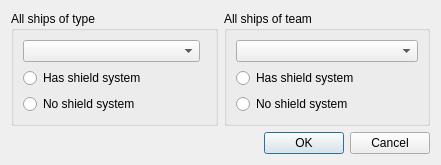
<?xml version="1.0" encoding="UTF-8"?>
<ui version="4.0">
 <class>fso::fred::dialogs::ShieldSystemDialog</class>
 <widget class="QDialog" name="fso::fred::dialogs::ShieldSystemDialog">
  <property name="windowModality">
   <enum>Qt::WindowModal</enum>
  </property>
  <property name="geometry">
   <rect>
    <x>0</x>
    <y>0</y>
    <width>441</width>
    <height>150</height>
   </rect>
  </property>
  <property name="minimumSize">
   <size>
    <width>0</width>
    <height>0</height>
   </size>
  </property>
  <property name="maximumSize">
   <size>
    <width>16777215</width>
    <height>16777215</height>
   </size>
  </property>
  <property name="windowTitle">
   <string>Shield System Editor</string>
  </property>
  <layout class="QVBoxLayout" name="verticalLayout_3">
   <item>
    <layout class="QHBoxLayout" name="horizontalLayout">
     <item>
      <widget class="QGroupBox" name="shipTypeGroupBox">
       <property name="title">
        <string>All ships of type</string>
       </property>
       <layout class="QVBoxLayout" name="verticalLayout">
        <property name="rightMargin">
         <number>15</number>
        </property>
        <property name="bottomMargin">
         <number>9</number>
        </property>
        <item>
         <widget class="QComboBox" name="shipTypeCombo"/>
        </item>
        <item>
         <widget class="QRadioButton" name="typeHasShieldRadio">
          <property name="text">
           <string>Has shield system</string>
          </property>
          <attribute name="buttonGroup">
           <string notr="true">typeShieldOptionsButtonGroup</string>
          </attribute>
         </widget>
        </item>
        <item>
         <widget class="QRadioButton" name="typeNoShieldRadio">
          <property name="text">
           <string>No shield system</string>
          </property>
          <attribute name="buttonGroup">
           <string notr="true">typeShieldOptionsButtonGroup</string>
          </attribute>
         </widget>
        </item>
       </layout>
      </widget>
     </item>
     <item>
      <widget class="QGroupBox" name="shipTeamGroupBox">
       <property name="title">
        <string>All ships of team</string>
       </property>
       <layout class="QVBoxLayout" name="verticalLayout_2">
        <property name="leftMargin">
         <number>9</number>
        </property>
        <property name="bottomMargin">
         <number>9</number>
        </property>
        <item>
         <widget class="QComboBox" name="shipTeamCombo"/>
        </item>
        <item>
         <widget class="QRadioButton" name="teamHasShieldRadio">
          <property name="text">
           <string>Has shield system</string>
          </property>
          <attribute name="buttonGroup">
           <string notr="true">teamShieldOptionsButtonGroup</string>
          </attribute>
         </widget>
        </item>
        <item>
         <widget class="QRadioButton" name="teamNoShieldRadio">
          <property name="text">
           <string>No shield system</string>
          </property>
          <attribute name="buttonGroup">
           <string notr="true">teamShieldOptionsButtonGroup</string>
          </attribute>
         </widget>
        </item>
       </layout>
      </widget>
     </item>
    </layout>
   </item>
   <item>
    <widget class="QDialogButtonBox" name="okAndCancelButtons">
     <property name="standardButtons">
      <set>QDialogButtonBox::Cancel|QDialogButtonBox::Ok</set>
     </property>
    </widget>
   </item>
  </layout>
 </widget>
 <resources/>
 <connections/>
 <buttongroups>
  <buttongroup name="typeShieldOptionsButtonGroup"/>
  <buttongroup name="teamShieldOptionsButtonGroup"/>
 </buttongroups>
</ui>
